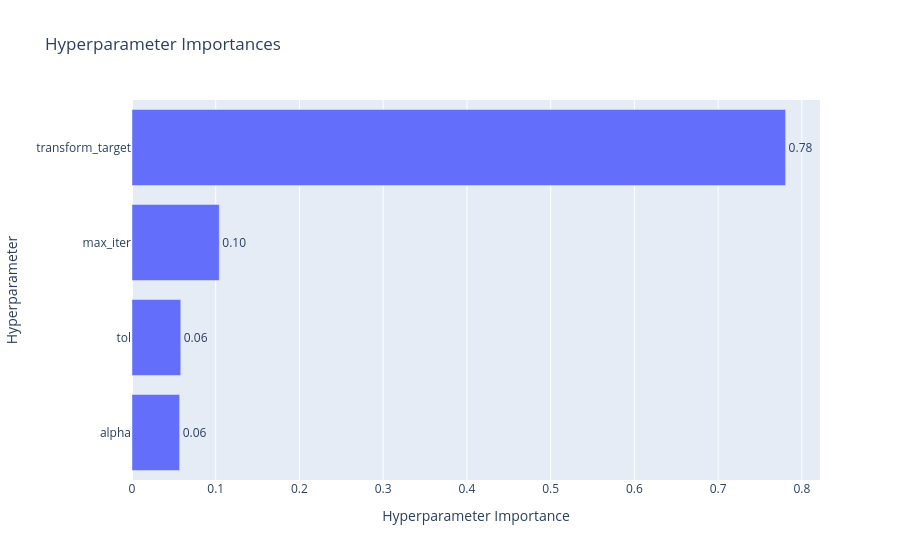

The notebook cell this image was saved under:
### Code cell
plot_param_importances(lasso_study)

### Figure 1 — Plotly figure (JSON) as saved in the notebook; plotly's stock layout.template omitted (floating-point values rounded to 4 significant figures)
{"data": [{"cliponaxis": false, "hovertemplate": ["alpha (FloatDistribution): 0.056897093878963134<extra></extra>", "tol (FloatDistribution): 0.058230317897806846<extra></extra>", "max_iter (IntDistribution): 0.10426851191621106<extra></extra>", "transform_target (IntDistribution): 0.780604076307019<extra></extra>"], "name": "Objective Value", "orientation": "h", "text": ["0.06", "0.06", "0.10", "0.78"], "textposition": "outside", "type": "bar", "x": [0.0569, 0.05823, 0.1043, 0.7806], "y": ["alpha", "tol", "max_iter", "transform_target"]}], "layout": {"title": {"text": "Hyperparameter Importances"}, "xaxis": {"title": {"text": "Hyperparameter Importance"}}, "yaxis": {"title": {"text": "Hyperparameter"}}}}
